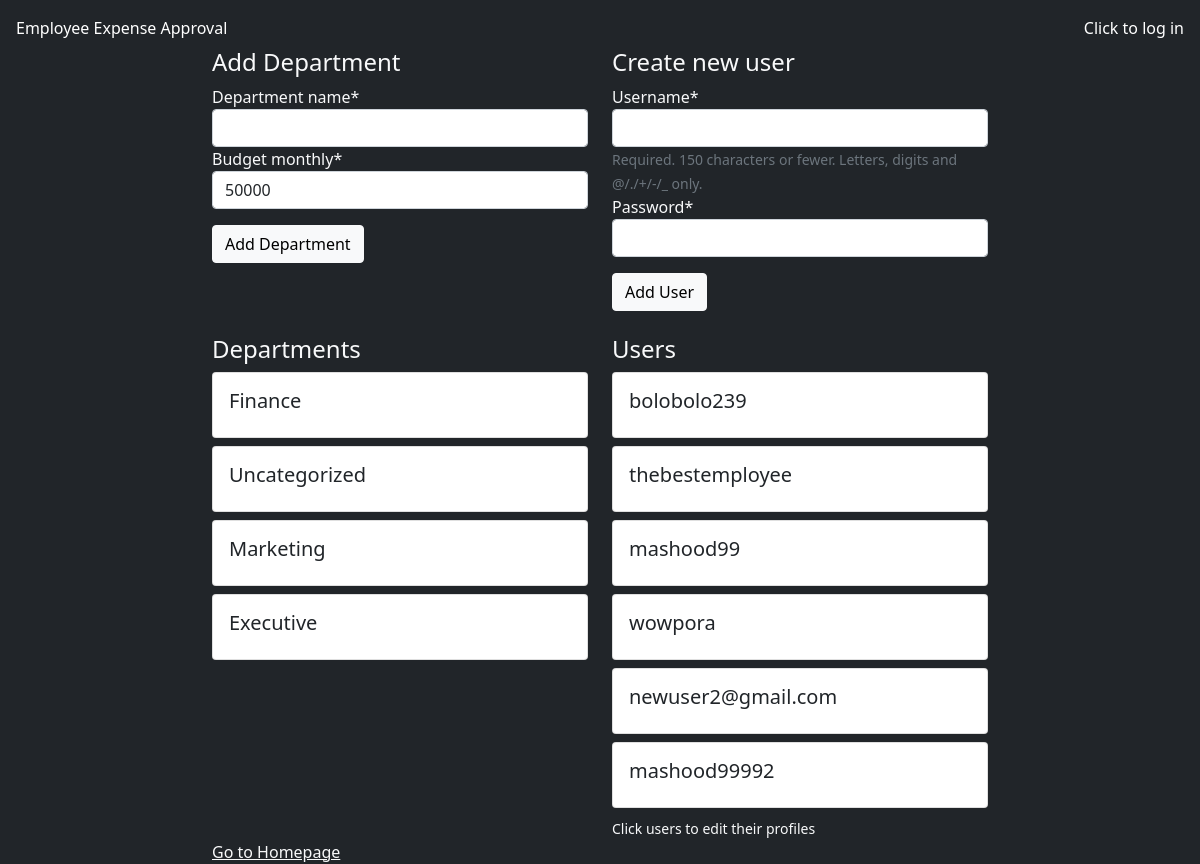
The page /settings on the database its author committed.
### budget/models.py (models this page shows, shortened)
class Department(models.Model):
    department_name = models.CharField(max_length=100)
    budget_monthly = models.IntegerField(default=50000)

### budget/views.py (the view)
# urls.py: path('settings', settingsView, name='settings'),
def settingsView(request):
    form = NewDepartmentForm(request.POST or None)
    depts = Department.objects.all()
    user_form = UserForm(request.POST or None)
    users = User.objects.filter(is_staff=False)
    if form.is_valid():
        form.save()
        return redirect('settings')
    elif user_form.is_valid():
        user = User.objects.create_user(**user_form.cleaned_data)
        user.save()
        print('user saved')
        return redirect('settings')
    context = {
        'form': form,
        'depts': depts,
        'user_form': user_form,
        'users': users,
    }
    return render(request, 'settings/main.html', context)

### budget/forms.py
class NewDepartmentForm(forms.ModelForm):
    class Meta:
        model = Department
        fields = '__all__'

class UserForm(forms.ModelForm):
    class Meta:
        model = User
        fields = ('username', 'password', )

### templates/settings/main.html (shortened to what this page needs)
{% extends 'base.html' %}
{% load crispy_forms_tags %}
{% block content %}
<div class="text-light mt-5">
    <div class="row">
        <div class="col-6">
            <h4>Add Department</h4>
            <form method="POST">
        {{form|crispy}}
                <button type="submit" class="btn btn-light mt-3">Add Department</button>
            </form>
        </div>
        <div class="col-6">
            <h4>Create new user</h4>
            <form method="POST">
                {{user_form|crispy}}
                <button type="submit" class="btn btn-light mt-3">Add User</button>
            </form>
        </div>
    </div>
    <div class="mt-4">
        <div class="row">
            <div class="col-6">
                <h4>Departments</h4>
                {% for dept in depts %}
                <div class="card p-3 mb-2">
                    <h5 class="text-dark">{{dept.department_name}}</h5>
                </div>
                {% empty %}
                <p>No departments were added.</p>
                {% endfor %}
            </div>
            <div class="col-6">
                <h4>Users</h4>
                {% for user in users %}
                <div class="card p-3 mb-2">
                    <a class="text-dark" style="text-decoration: none;" href="{% url 'editProfile' user.id %}">
                        <h5>{{user.username}}</h5>
                    </a>
                </div>
                {% empty %}
                <p>No users were added.</p>
                {% endfor %}
                <small>Click users to edit their profiles</small>
            </div>
        </div>
    </div>
    <a href="{% url 'iredirect' %}" class="mt-3 text-light">Go to Homepage</a>
</div>
{% endblock %}

### rows shown on the page
Department: department_name "Finance"
Department: department_name "Uncategorized"
Department: department_name "Marketing"
Department: department_name "Executive"

### other values the page prints
{{ user.username }} "bolobolo239"
{{ user.username }} "thebestemployee"
{{ user.username }} "mashood99"
{{ user.username }} "wowpora"
{{ user.username }} "newuser2@gmail.com"
{{ user.username }} "mashood99992"
